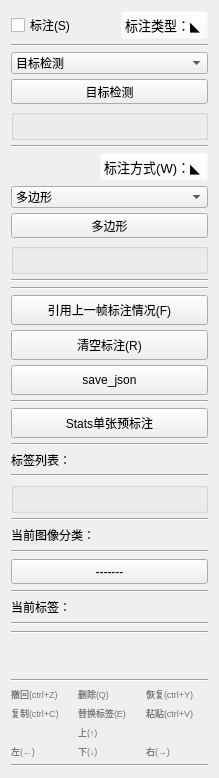
        <widget class="QWidget" name="tab">
         <attribute name="title">
          <string>页</string>
         </attribute>
         <layout class="QVBoxLayout" name="verticalLayout_11">
          <item>
           <layout class="QVBoxLayout" name="verticalLayout_10">
            <property name="spacing">
             <number>5</number>
            </property>
            <item>
             <layout class="QHBoxLayout" name="horizontalLayout_48">
              <property name="topMargin">
               <number>0</number>
              </property>
              <item>
               <widget class="QCheckBox" name="checkBox_tigging">
                <property name="minimumSize">
                 <size>
                  <width>0</width>
                  <height>20</height>
                 </size>
                </property>
                <property name="text">
                 <string>标注(S)</string>
                </property>
               </widget>
              </item>
              <item>
               <spacer name="horizontalSpacer_6">
                <property name="orientation">
                 <enum>Qt::Horizontal</enum>
                </property>
                <property name="sizeHint" stdset="0">
                 <size>
                  <width>40</width>
                  <height>20</height>
                 </size>
                </property>
               </spacer>
              </item>
              <item>
               <widget class="QPushButton" name="pushButton_tagging_from_open">
                <property name="maximumSize">
                 <size>
                  <width>100</width>
                  <height>16777215</height>
                 </size>
                </property>
                <property name="font">
                 <font>
                  <pointsize>10</pointsize>
                  <italic>false</italic>
                  <bold>false</bold>
                 </font>
                </property>
                <property name="styleSheet">
                 <string notr="true">
background-color: rgba(255, 255, 255,0);
</string>
                </property>
                <property name="text">
                 <string>标注类型：◣ </string>
                </property>
               </widget>
              </item>
             </layout>
            </item>
            <item>
             <widget class="Line" name="line_74">
              <property name="orientation">
               <enum>Qt::Horizontal</enum>
              </property>
             </widget>
            </item>
            <item>
             <widget class="QComboBox" name="comboBox_tiggfrom">
              <property name="sizePolicy">
               <sizepolicy hsizetype="Preferred" vsizetype="Fixed">
                <horstretch>0</horstretch>
                <verstretch>0</verstretch>
               </sizepolicy>
              </property>
              <item>
               <property name="text">
                <string>目标检测</string>
               </property>
              </item>
              <item>
               <property name="text">
                <string>OCR标注</string>
               </property>
              </item>
              <item>
               <property name="text">
                <string>图像分类</string>
               </property>
              </item>
             </widget>
            </item>
            <item>
             <widget class="nlabelchoosepushbutton" name="pushButton_tagging_now_from">
              <property name="sizePolicy">
               <sizepolicy hsizetype="Expanding" vsizetype="Fixed">
                <horstretch>0</horstretch>
                <verstretch>0</verstretch>
               </sizepolicy>
              </property>
              <property name="minimumSize">
               <size>
                <width>0</width>
                <height>25</height>
               </size>
              </property>
              <property name="maximumSize">
               <size>
                <width>16777215</width>
                <height>25</height>
               </size>
              </property>
              <property name="text">
               <string>目标检测</string>
              </property>
             </widget>
            </item>
            <item>
             <widget class="QGroupBox" name="groupBox_tagging_from">
              <property name="title">
               <string/>
              </property>
              <layout class="QVBoxLayout" name="verticalLayout_54">
               <property name="leftMargin">
                <number>0</number>
               </property>
               <property name="topMargin">
                <number>0</number>
               </property>
               <property name="rightMargin">
                <number>0</number>
               </property>
               <property name="bottomMargin">
                <number>0</number>
               </property>
               <item>
                <layout class="QVBoxLayout" name="verticalLayout_tagg_from"/>
               </item>
              </layout>
             </widget>
            </item>
            <item>
             <widget class="Line" name="line_5">
              <property name="orientation">
               <enum>Qt::Horizontal</enum>
              </property>
             </widget>
            </item>
            <item>
             <layout class="QHBoxLayout" name="horizontalLayout_40">
              <property name="topMargin">
               <number>0</number>
              </property>
              <property name="bottomMargin">
               <number>0</number>
              </property>
              <item>
               <spacer name="horizontalSpacer_7">
                <property name="orientation">
                 <enum>Qt::Horizontal</enum>
                </property>
                <property name="sizeHint" stdset="0">
                 <size>
                  <width>40</width>
                  <height>20</height>
                 </size>
                </property>
               </spacer>
              </item>
              <item>
               <widget class="QPushButton" name="pushButton_tagging_type_open">
                <property name="maximumSize">
                 <size>
                  <width>120</width>
                  <height>16777215</height>
                 </size>
                </property>
                <property name="font">
                 <font>
                  <pointsize>10</pointsize>
                  <italic>false</italic>
                  <bold>false</bold>
                 </font>
                </property>
                <property name="styleSheet">
                 <string notr="true">
background-color: rgba(255, 255, 255,0);
</string>
                </property>
                <property name="text">
                 <string>标注方式(W)：◣ </string>
                </property>
               </widget>
              </item>
             </layout>
            </item>
            <item>
             <widget class="QComboBox" name="comboBox_tiggtype">
              <property name="sizePolicy">
               <sizepolicy hsizetype="Preferred" vsizetype="Fixed">
                <horstretch>0</horstretch>
                <verstretch>0</verstretch>
               </sizepolicy>
              </property>
              <item>
               <property name="text">
                <string>多边形</string>
               </property>
              </item>
              <item>
               <property name="text">
                <string>矩形</string>
               </property>
              </item>
              <item>
               <property name="text">
                <string>圆头画笔</string>
               </property>
              </item>
              <item>
               <property name="text">
                <string>方头画笔</string>
               </property>
              </item>
              <item>
               <property name="text">
                <string>区域蒙版</string>
               </property>
              </item>
             </widget>
            </item>
            <item>
             <widget class="nlabelchoosepushbutton" name="pushButton_tagging_now_type">
              <property name="sizePolicy">
               <sizepolicy hsizetype="Expanding" vsizetype="Fixed">
                <horstretch>0</horstretch>
                <verstretch>0</verstretch>
               </sizepolicy>
              </property>
              <property name="minimumSize">
               <size>
                <width>0</width>
                <height>25</height>
               </size>
              </property>
              <property name="maximumSize">
               <size>
                <width>16777215</width>
                <height>25</height>
               </size>
              </property>
              <property name="text">
               <string>多边形</string>
              </property>
             </widget>
            </item>
            <item>
             <widget class="QGroupBox" name="groupBox_tagging_type">
              <property name="title">
               <string/>
              </property>
              <layout class="QVBoxLayout" name="verticalLayout_49">
               <property name="leftMargin">
                <number>0</number>
               </property>
               <property name="topMargin">
                <number>0</number>
               </property>
               <property name="rightMargin">
                <number>0</number>
               </property>
               <property name="bottomMargin">
                <number>0</number>
               </property>
               <item>
                <layout class="QVBoxLayout" name="verticalLayout_tagg_type">
                 <property name="topMargin">
                  <number>0</number>
                 </property>
                 <property name="bottomMargin">
                  <number>0</number>
                 </property>
                </layout>
               </item>
              </layout>
             </widget>
            </item>
            <item>
             <widget class="Line" name="line_6">
              <property name="orientation">
               <enum>Qt::Horizontal</enum>
              </property>
             </widget>
            </item>
            <item>
             <widget class="Line" name="line_72">
              <property name="orientation">
               <enum>Qt::Horizontal</enum>
              </property>
             </widget>
            </item>
            <item>
             <widget class="QPushButton" name="pushButton_quote">
              <property name="minimumSize">
               <size>
                <width>0</width>
                <height>30</height>
               </size>
              </property>
              <property name="maximumSize">
               <size>
                <width>16777215</width>
                <height>16777215</height>
               </size>
              </property>
              <property name="styleSheet">
               <string notr="true"/>
              </property>
              <property name="text">
               <string>引用上一帧标注情况(F)</string>
              </property>
             </widget>
            </item>
            <item>
             <widget class="QPushButton" name="pushButton_clear_all">
              <property name="minimumSize">
               <size>
                <width>0</width>
                <height>30</height>
               </size>
              </property>
              <property name="maximumSize">
               <size>
                <width>16777215</width>
                <height>16777215</height>
               </size>
              </property>
              <property name="text">
               <string>清空标注(R)</string>
              </property>
             </widget>
            </item>
            <item>
             <widget class="QPushButton" name="pushButton_save_json">
              <property name="minimumSize">
               <size>
                <width>0</width>
                <height>30</height>
               </size>
              </property>
              <property name="maximumSize">
               <size>
                <width>16777215</width>
                <height>16777215</height>
               </size>
              </property>
              <property name="styleSheet">
               <string notr="true"/>
              </property>
              <property name="text">
               <string>save_json</string>
              </property>
             </widget>
            </item>
            <item>
             <widget class="Line" name="line_61">
              <property name="orientation">
               <enum>Qt::Horizontal</enum>
              </property>
             </widget>
            </item>
            <item>
             <widget class="QPushButton" name="pushButton_nsv_single_2">
              <property name="minimumSize">
               <size>
                <width>0</width>
                <height>30</height>
               </size>
              </property>
              <property name="maximumSize">
               <size>
                <width>16777215</width>
                <height>16777215</height>
               </size>
              </property>
              <property name="text">
               <string>Stats单张预标注</string>
              </property>
             </widget>
            </item>
            <item>
             <widget class="Line" name="line_62">
              <property name="orientation">
               <enum>Qt::Horizontal</enum>
              </property>
             </widget>
            </item>
            <item>
             <widget class="QLabel" name="label_8">
              <property name="text">
               <string>标签列表：</string>
              </property>
             </widget>
            </item>
            <item>
             <widget class="Line" name="line_3">
              <property name="orientation">
               <enum>Qt::Horizontal</enum>
              </property>
             </widget>
            </item>
            <item>
             <widget class="QGroupBox" name="groupBox_2">
              <property name="sizePolicy">
               <sizepolicy hsizetype="Preferred" vsizetype="Preferred">
                <horstretch>0</horstretch>
                <verstretch>0</verstretch>
               </sizepolicy>
              </property>
              <property name="minimumSize">
               <size>
                <width>0</width>
                <height>0</height>
               </size>
              </property>
              <property name="styleSheet">
               <string notr="true">background-color: rgba(255, 255, 255,0);</string>
              </property>
              <property name="title">
               <string/>
              </property>
              <layout class="QVBoxLayout" name="verticalLayout_12">
               <property name="leftMargin">
                <number>0</number>
               </property>
               <property name="topMargin">
                <number>0</number>
               </property>
               <property name="rightMargin">
                <number>0</number>
               </property>
               <property name="bottomMargin">
                <number>0</number>
               </property>
               <item>
                <layout class="QVBoxLayout" name="verticalLayout_labels_show">
                 <property name="spacing">
                  <number>2</number>
                 </property>
                 <property name="sizeConstraint">
                  <enum>QLayout::SetDefaultConstraint</enum>
                 </property>
                </layout>
               </item>
              </layout>
             </widget>
            </item>
            <item>
             <widget class="Line" name="line_4">
              <property name="orientation">
               <enum>Qt::Horizontal</enum>
              </property>
             </widget>
            </item>
            <item>
             <widget class="QGroupBox" name="groupBox_sort_label">
              <property name="minimumSize">
               <size>
                <width>0</width>
                <height>0</height>
               </size>
              </property>
              <property name="styleSheet">
               <string notr="true">QGroupBox{
border:0px solid #222;
background-color: rgba(0, 0, 0, 0);
}</string>
              </property>
              <property name="title">
               <string/>
              </property>
              <layout class="QVBoxLayout" name="verticalLayout_45">
               <property name="leftMargin">
                <number>0</number>
               </property>
               <property name="topMargin">
                <number>0</number>
               </property>
               <property name="rightMargin">
                <number>0</number>
               </property>
               <property name="bottomMargin">
                <number>0</number>
               </property>
               <item>
                <layout class="QVBoxLayout" name="verticalLayout_44">
                 <item>
                  <widget class="QLabel" name="label_63">
                   <property name="text">
                    <string>当前图像分类：</string>
                   </property>
                  </widget>
                 </item>
                 <item>
                  <widget class="Line" name="line_70">
                   <property name="orientation">
                    <enum>Qt::Horizontal</enum>
                   </property>
                  </widget>
                 </item>
                 <item>
                  <widget class="nlabelchoosepushbutton" name="pushButton_sortlabels">
                   <property name="minimumSize">
                    <size>
                     <width>0</width>
                     <height>25</height>
                    </size>
                   </property>
                   <property name="maximumSize">
                    <size>
                     <width>16777215</width>
                     <height>25</height>
                    </size>
                   </property>
                   <property name="text">
                    <string>-------</string>
                   </property>
                  </widget>
                 </item>
                 <item>
                  <widget class="Line" name="line_71">
                   <property name="orientation">
                    <enum>Qt::Horizontal</enum>
                   </property>
                  </widget>
                 </item>
                </layout>
               </item>
              </layout>
             </widget>
            </item>
            <item>
             <widget class="QGroupBox" name="groupBox_nowlabels">
              <property name="minimumSize">
               <size>
                <width>0</width>
                <height>0</height>
               </size>
              </property>
              <property name="styleSheet">
               <string notr="true">QGroupBox{
border:0px solid #222;
background-color: rgba(0, 0, 0, 0);
}</string>
              </property>
              <property name="title">
               <string/>
              </property>
              <layout class="QVBoxLayout" name="verticalLayout_48">
               <property name="leftMargin">
                <number>0</number>
               </property>
               <property name="topMargin">
                <number>0</number>
               </property>
               <property name="rightMargin">
                <number>0</number>
               </property>
               <property name="bottomMargin">
                <number>0</number>
               </property>
               <item>
                <layout class="QVBoxLayout" name="verticalLayout_47">
                 <item>
                  <widget class="QLabel" name="label_62">
                   <property name="text">
                    <string>当前标签：</string>
                   </property>
                  </widget>
                 </item>
                 <item>
                  <widget class="Line" name="line_24">
                   <property name="orientation">
                    <enum>Qt::Horizontal</enum>
                   </property>
                  </widget>
                 </item>
                 <item>
                  <layout class="QVBoxLayout" name="verticalLayout_labels_now">
                   <property name="spacing">
                    <number>2</number>
                   </property>
                   <property name="sizeConstraint">
                    <enum>QLayout::SetDefaultConstraint</enum>
                   </property>
                  </layout>
                 </item>
                 <item>
                  <widget class="Line" name="line_69">
                   <property name="orientation">
                    <enum>Qt::Horizontal</enum>
                   </property>
                  </widget>
                 </item>
                </layout>
               </item>
              </layout>
             </widget>
            </item>
            <item>
             <spacer name="verticalSpacer">
              <property name="orientation">
               <enum>Qt::Vertical</enum>
              </property>
              <property name="sizeHint" stdset="0">
               <size>
                <width>20</width>
                <height>40</height>
               </size>
              </property>
             </spacer>
            </item>
            <item>
             <widget class="Line" name="line_48">
              <property name="orientation">
               <enum>Qt::Horizontal</enum>
              </property>
             </widget>
            </item>
            <item>
             <layout class="QGridLayout" name="gridLayout_2" rowstretch="0,0,0,0">
              <property name="leftMargin">
               <number>0</number>
              </property>
              <property name="topMargin">
               <number>0</number>
              </property>
              <property name="rightMargin">
               <number>0</number>
              </property>
              <property name="bottomMargin">
               <number>0</number>
              </property>
              <item row="2" column="1">
               <widget class="QLabel" name="label_42">
                <property name="font">
                 <font>
                  <pointsize>7</pointsize>
                 </font>
                </property>
                <property name="styleSheet">
                 <string notr="true">color: rgb(118, 118, 118);</string>
                </property>
                <property name="text">
                 <string>上(↑)</string>
                </property>
                <property name="alignment">
                 <set>Qt::AlignLeading|Qt::AlignLeft|Qt::AlignVCenter</set>
                </property>
               </widget>
              </item>
              <item row="3" column="2">
               <widget class="QLabel" name="label_45">
                <property name="font">
                 <font>
                  <pointsize>7</pointsize>
                 </font>
                </property>
                <property name="styleSheet">
                 <string notr="true">color: rgb(118, 118, 118);</string>
                </property>
                <property name="text">
                 <string>右(→)</string>
                </property>
                <property name="alignment">
                 <set>Qt::AlignLeading|Qt::AlignLeft|Qt::AlignVCenter</set>
                </property>
               </widget>
              </item>
              <item row="0" column="0">
               <widget class="QLabel" name="label_41">
                <property name="font">
                 <font>
                  <pointsize>7</pointsize>
                 </font>
                </property>
                <property name="styleSheet">
                 <string notr="true">color: rgb(118, 118, 118);</string>
                </property>
                <property name="text">
                 <string>撤回(ctrl+Z)</string>
                </property>
                <property name="alignment">
                 <set>Qt::AlignLeading|Qt::AlignLeft|Qt::AlignVCenter</set>
                </property>
               </widget>
              </item>
              <item row="1" column="0">
               <widget class="QLabel" name="label_35">
                <property name="font">
                 <font>
                  <pointsize>7</pointsize>
                 </font>
                </property>
                <property name="styleSheet">
                 <string notr="true">color: rgb(118, 118, 118);</string>
                </property>
                <property name="text">
                 <string>复制(ctrl+C)</string>
                </property>
                <property name="alignment">
                 <set>Qt::AlignLeading|Qt::AlignLeft|Qt::AlignVCenter</set>
                </property>
               </widget>
              </item>
              <item row="3" column="0">
               <widget class="QLabel" name="label_44">
                <property name="font">
                 <font>
                  <pointsize>7</pointsize>
                 </font>
                </property>
                <property name="styleSheet">
                 <string notr="true">color: rgb(118, 118, 118);</string>
                </property>
                <property name="text">
                 <string>左(←)</string>
                </property>
                <property name="alignment">
                 <set>Qt::AlignLeading|Qt::AlignLeft|Qt::AlignVCenter</set>
                </property>
               </widget>
              </item>
              <item row="3" column="1">
               <widget class="QLabel" name="label_43">
                <property name="font">
                 <font>
                  <pointsize>7</pointsize>
                 </font>
                </property>
                <property name="styleSheet">
                 <string notr="true">color: rgb(118, 118, 118);</string>
                </property>
                <property name="text">
                 <string>下(↓)</string>
                </property>
                <property name="alignment">
                 <set>Qt::AlignLeading|Qt::AlignLeft|Qt::AlignVCenter</set>
                </property>
               </widget>
              </item>
              <item row="0" column="1">
               <widget class="QLabel" name="label_34">
                <property name="font">
                 <font>
                  <pointsize>7</pointsize>
                 </font>
                </property>
                <property name="styleSheet">
                 <string notr="true">color: rgb(118, 118, 118);</string>
                </property>
                <property name="text">
                 <string>删除(Q)</string>
                </property>
                <property name="alignment">
                 <set>Qt::AlignLeading|Qt::AlignLeft|Qt::AlignVCenter</set>
                </property>
               </widget>
              </item>
              <item row="1" column="1">
               <widget class="QLabel" name="label_64">
                <property name="font">
                 <font>
                  <pointsize>7</pointsize>
                 </font>
                </property>
                <property name="styleSheet">
                 <string notr="true">color: rgb(118, 118, 118);</string>
                </property>
                <property name="text">
                 <string>替换标签(E)</string>
                </property>
                <property name="alignment">
                 <set>Qt::AlignLeading|Qt::AlignLeft|Qt::AlignVCenter</set>
                </property>
               </widget>
              </item>
              <item row="0" column="2">
               <widget class="QLabel" name="label_58">
                <property name="font">
                 <font>
                  <pointsize>7</pointsize>
                 </font>
                </property>
                <property name="styleSheet">
                 <string notr="true">color: rgb(118, 118, 118);</string>
                </property>
                <property name="text">
                 <string>恢复(ctrl+Y)</string>
                </property>
                <property name="alignment">
                 <set>Qt::AlignLeading|Qt::AlignLeft|Qt::AlignVCenter</set>
                </property>
               </widget>
              </item>
              <item row="1" column="2">
               <widget class="QLabel" name="label_40">
                <property name="font">
                 <font>
                  <pointsize>7</pointsize>
                 </font>
                </property>
                <property name="styleSheet">
                 <string notr="true">color: rgb(118, 118, 118);</string>
                </property>
                <property name="text">
                 <string>粘贴(ctrl+V)</string>
                </property>
                <property name="alignment">
                 <set>Qt::AlignLeading|Qt::AlignLeft|Qt::AlignVCenter</set>
                </property>
               </widget>
              </item>
             </layout>
            </item>
           </layout>
          </item>
          <item>
           <widget class="Line" name="line_49">
            <property name="orientation">
             <enum>Qt::Horizontal</enum>
            </property>
           </widget>
          </item>
         </layout>
        </widget>
